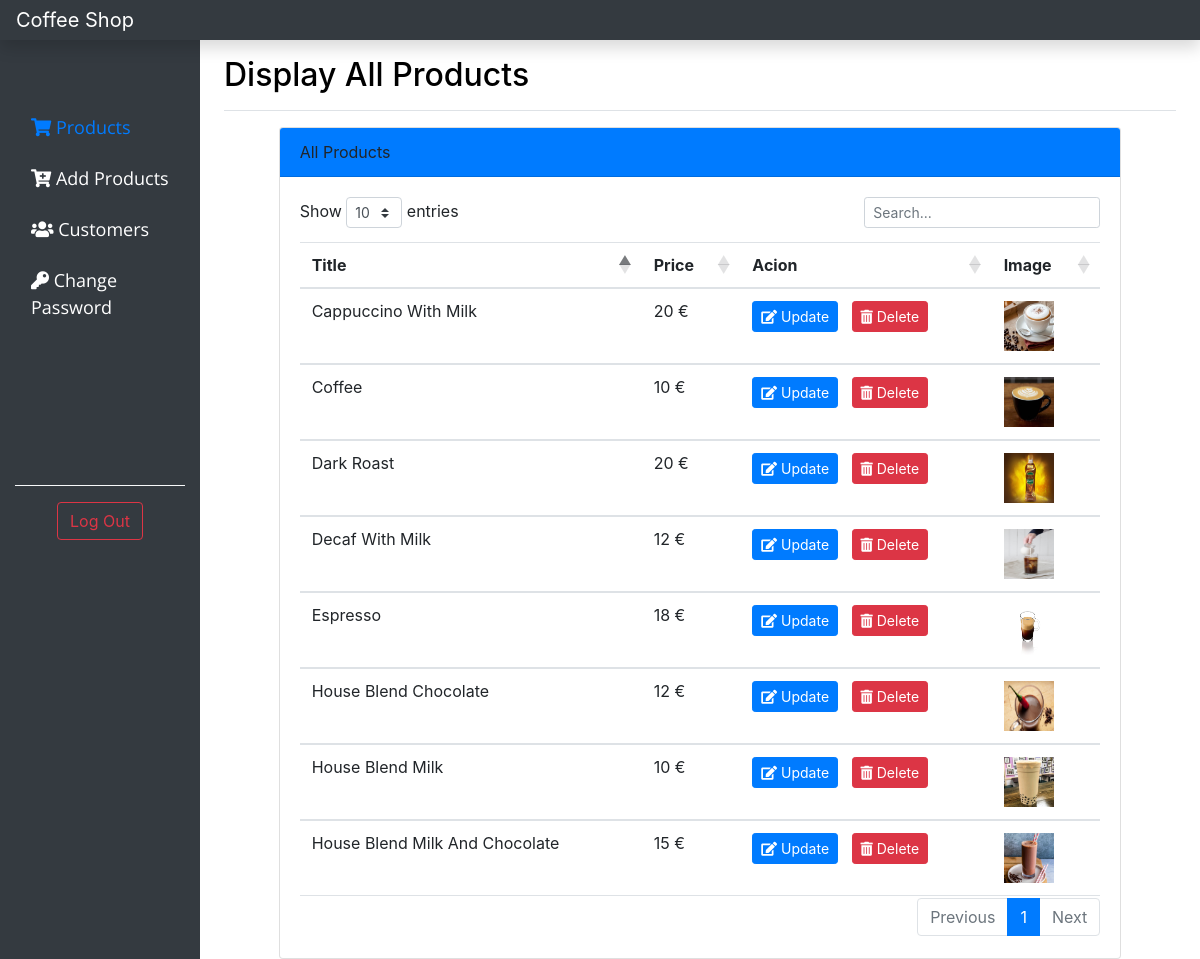
The app's page /product.php (signed in) with its own data.
### tables this page shows
CREATE TABLE `products` (
  `id` int(11) NOT NULL,
  `model` varchar(150) NOT NULL,
  `id_admin` int(100) NOT NULL,
  `title` varchar(255) NOT NULL,
  `description` varchar(255) NOT NULL,
  `price` float NOT NULL,
  `images` text NOT NULL,
  `created_at` timestamp NOT NULL DEFAULT current_timestamp()
);

### product_class.php (called while the page is built, shortened)
<?php
class Products {
    private $servername = "localhost";
    private $username = "root";
    private $password = "";
    private $database = "phpoop";
    public $con;
    public function __construct()
    {
        $this->con = new mysqli($this->servername, $this->username, $this->password, $this->database);
        if (mysqli_connect_error()) {
            trigger_error("Failed to connect to MySQL: " . mysqli_connect_error());
        } else {
            return $this->con;
        }
    }
    public function displayProduct()
    {
        $query = "SELECT * FROM products";
        $result = $this->con->query($query);
        if ($result->num_rows > 0) {
            $data = [];
            while ($row = $result->fetch_assoc()) {
                $data[] =  $row;
            }
            return $data;
        } else {
            echo "No found records";
        }
    }
}

### product.php (the view, shortened to what this page needs)
<?php
include "product_class.php";
$addProducts = new Products();
$display = $addProducts->displayProduct();
?>
<html lang="en">
<head>
    <link rel="stylesheet" href="admin.css">
    <link href="https://cdn.jsdelivr.net/npm/bootstrap@5.0.0-beta1/dist/css/bootstrap.min.css" rel="stylesheet">
    <link rel="stylesheet" href="https://cdnjs.cloudflare.com/ajax/libs/twitter-bootstrap/4.5.2/css/bootstrap.css">
    <link rel="stylesheet" href="https://cdn.datatables.net/1.10.22/css/dataTables.bootstrap4.min.css">
    <link rel="stylesheet" href="https://cdn.datatables.net/responsive/2.2.6/css/responsive.bootstrap4.min.css">
    <link rel="stylesheet" href="https://cdnjs.cloudflare.com/ajax/libs/font-awesome/5.15.1/css/all.min.css">
</head>
<body>
    <header class="navbar navbar-dark sticky-top bg-dark flex-md-nowrap p-0 shadow">
        <a class="navbar-brand col-md-3 col-lg-2 me-0 px-3" href="#">Coffee Shop</a>
    </header>
    <div class="container-fluid">
        <div class="row">
            <nav id="sidebarMenu" class="col-md-3 col-lg-2 d-md-block bg-dark sidebar collapse ">
                <div class="position-sticky pt-3">
                    <ul class="nav flex-column">
                        <li class="nav-item  mb-2">
                            <a class="nav-link  active" href="product.php">
                                <i class="fas fa-shopping-cart"></i>
                                Products
                            </a>
                        </li>
                        <li class="nav-item  mb-2">
                            <a class="nav-link  text-white" href="add_product.php">
                                <i class="fas fa-cart-plus"></i>
                                Add Products
                            </a>
                        </li>
                        <li class="nav-item  mb-2">
                            <a class="nav-link  text-white" href="customers.php">
                                <i class="fas fa-users"></i>
                                Customers
                            </a>
                        </li>
                        <li class="nav-item  mb-2">
                            <a class="nav-link text-white" href="changePassword.php">
                                <i class="fas fa-key"></i>
                                Change Password
                            </a>
                        </li>
                    </ul>
                    <div class="border-top border-light p-3 mb-4 mt-5">
                        <div class="text-center">
                            <a href="logoutadmin.php" class="btn btn-outline-danger">Log Out</a>
                        </div>
                    </div>
                </div>
            </nav>
            <main class="col-md-9 ms-sm-auto col-lg-10 px-md-4">
                <div class="d-flex justify-content-between flex-wrap flex-md-nowrap align-items-center pt-3 pb-2 mb-3 border-bottom">
                    <h1 class="h2">Display All Products</h1>
                </div>
                <div class="container">
                    <div class="row justify-content-md-center">
                        <div class="col-md-11">
                            <div class="card">
                                <div class="card-header bg-primary">
                                    All Products
                                </div>
                                <div class="card-body">
                                    <table id="example" class="table  responsive nowrap  table-responsive-sm" style="width:100%">
                                        <thead>
                                            <tr>
                                                <th>Title</th>
                                                <th>Price</th>
                                                <th>Acion</th>
                                                <th>Image</th>
                                            </tr>
                                        </thead>
                                        <tbody>
                                            <?php
                                            if (count($display)) {
                                                foreach ($display as $row) {
                                            ?>
                                                    <tr>
                                                        <td><?php echo ucfirst($row['title']) ?></td>
                                                        <td><?php echo $row['price'] ?> €</td>
                                                        <td>
                                                            <button type="button" class="btn btn-primary btn-sm edit_data" id="<?php echo $row["id"]; ?>"  data-bs-toggle="modal" data-bs-target="#exampleModal"> <i class="fa fa-edit"></i> Update</button>
                                                            <a href="product.php?deleteId=<?php echo $row['id'] ?>" class="btn btn-danger btn-sm" onclick="confirm('Are you sure want to delete this record')"><i class="fas fa-trash-alt"></i> Delete</a>
                                                        </td>
                                                        <td>
                                                            <?php $result = $row['images'] ?>
                                                            <img src="image/<?php echo $result ?>" class="img-responsive" width="50" height="50">
                                                        </td>
                                                    </tr>
                                            <?php }
                                            } ?>
                                        </tbody>
                                    </table>
                                </div>
                            </div>
                        </div>
                    </div>
                </div>
            </main>
        </div>
    </div>
</body>
</html>

### admin.css (style rules this page uses)
* { padding: 0; margin: 0; box-sizing: border-box; }
#sidebarMenu .nav { margin-top: 50px; padding-bottom: 100px; }
.nav-link { font-family: 'Open Sans', sans-serif; font-size: 18px; }
.h2 { color:black; }

### records on screen
products: title "House Blend Milk", price "10", images (picture)
products: title "House Blend Chocolate", price "12", images (picture)
products: title "House Blend Milk And Chocolate", price "15", images (picture)
products: title "Dark Roast", price "20", images (picture)
products: title "Espresso", price "18", images (picture)
products: title "Decaf With Milk", price "12", images (picture)
products: title "Coffee", price "10", images (picture)
products: title "Cappuccino With Milk", price "20", images (picture)
